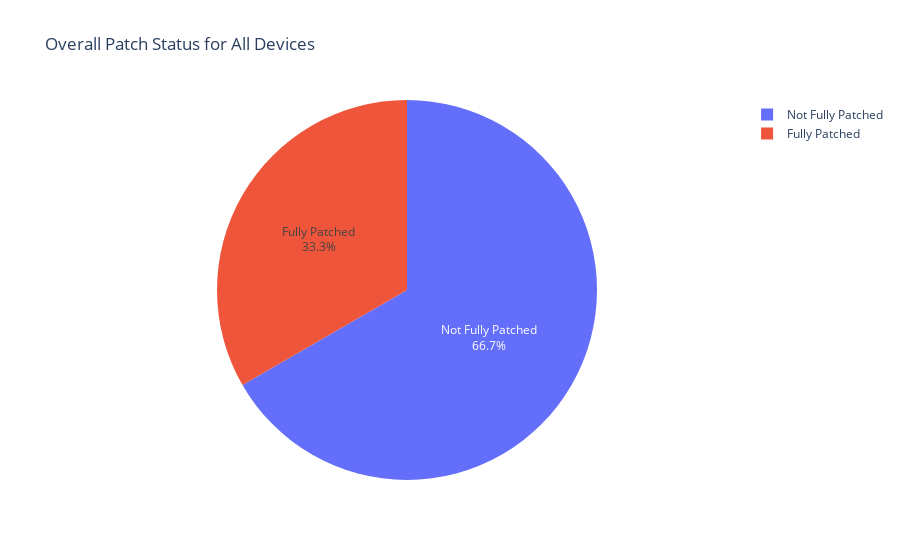

The cell this chart's notebook holds for it:
### Code cell
# Calculate the patch level
patch_counts = df.groupby(['ComputerName', 'IsPresent']).size().unstack(fill_value=0)
patch_counts['patch_level'] = patch_counts.get(True, 0) / (patch_counts.get(True, 0) + patch_counts.get(False, 0))

# Calculate the overall patch status for all devices
overall_patch_status = patch_counts['patch_level'].apply(lambda x: 'Fully Patched' if x == 1 else 'Not Fully Patched').value_counts()

# Create the pie chart using Plotly
fig = px.pie(overall_patch_status.reset_index(), values='patch_level', names='index', title='Overall Patch Status for All Devices')

# Update the plot layout
fig.update_traces(textinfo='percent+label')

# Show the plot
fig.show()

### Figure 1 — Plotly figure (JSON) as saved in the notebook; plotly's stock layout.template omitted (floating-point values rounded to 4 significant figures)
{"data": [{"domain": {"x": [0, 1], "y": [0, 1]}, "hovertemplate": "index=%{label}<br>patch_level=%{value}<extra></extra>", "labels": ["Not Fully Patched", "Fully Patched"], "legendgroup": "", "name": "", "showlegend": true, "textinfo": "percent+label", "type": "pie", "values": [2, 1]}], "layout": {"legend": {"tracegroupgap": 0}, "title": {"text": "Overall Patch Status for All Devices"}}}
